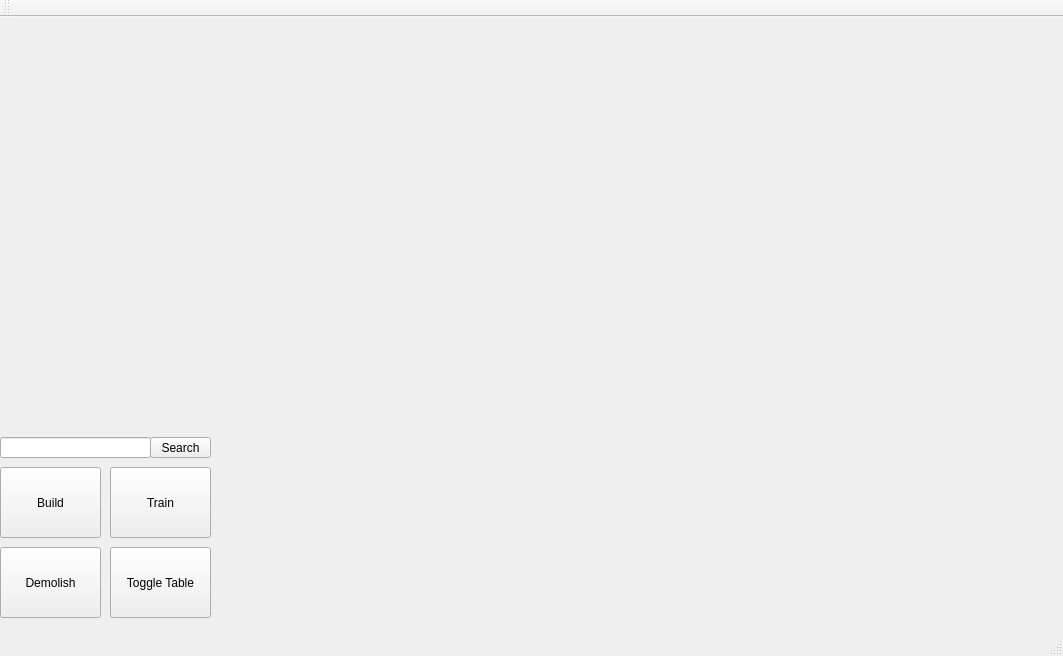
<?xml version="1.0" encoding="UTF-8"?>
<ui version="4.0">
 <class>MainWindow</class>
 <widget class="QMainWindow" name="MainWindow">
  <property name="geometry">
   <rect>
    <x>0</x>
    <y>0</y>
    <width>1063</width>
    <height>656</height>
   </rect>
  </property>
  <property name="windowTitle">
   <string>MainWindow</string>
  </property>
  <widget class="QWidget" name="centralWidget">
   <widget class="QPushButton" name="pushButton">
    <property name="geometry">
     <rect>
      <x>0</x>
      <y>530</y>
      <width>101</width>
      <height>71</height>
     </rect>
    </property>
    <property name="text">
     <string>Demolish</string>
    </property>
   </widget>
   <widget class="QPushButton" name="pushButton_2">
    <property name="geometry">
     <rect>
      <x>0</x>
      <y>450</y>
      <width>101</width>
      <height>71</height>
     </rect>
    </property>
    <property name="text">
     <string>Build</string>
    </property>
   </widget>
   <widget class="QPushButton" name="pushButton_3">
    <property name="geometry">
     <rect>
      <x>110</x>
      <y>450</y>
      <width>101</width>
      <height>71</height>
     </rect>
    </property>
    <property name="text">
     <string>Train</string>
    </property>
   </widget>
   <widget class="QPushButton" name="pushButton_4">
    <property name="geometry">
     <rect>
      <x>110</x>
      <y>530</y>
      <width>101</width>
      <height>71</height>
     </rect>
    </property>
    <property name="text">
     <string>Toggle Table</string>
    </property>
   </widget>
   <widget class="QLineEdit" name="lineEdit">
    <property name="geometry">
     <rect>
      <x>0</x>
      <y>420</y>
      <width>151</width>
      <height>21</height>
     </rect>
    </property>
   </widget>
   <widget class="QPushButton" name="searchButton">
    <property name="geometry">
     <rect>
      <x>150</x>
      <y>420</y>
      <width>61</width>
      <height>21</height>
     </rect>
    </property>
    <property name="text">
     <string>Search</string>
    </property>
   </widget>
  </widget>
  <widget class="QMenuBar" name="menuBar">
   <property name="geometry">
    <rect>
     <x>0</x>
     <y>0</y>
     <width>1063</width>
     <height>21</height>
    </rect>
   </property>
  </widget>
  <widget class="QToolBar" name="mainToolBar">
   <attribute name="toolBarArea">
    <enum>TopToolBarArea</enum>
   </attribute>
   <attribute name="toolBarBreak">
    <bool>false</bool>
   </attribute>
  </widget>
  <widget class="QStatusBar" name="statusBar"/>
 </widget>
 <layoutdefault spacing="6" margin="11"/>
 <resources/>
 <connections/>
</ui>
